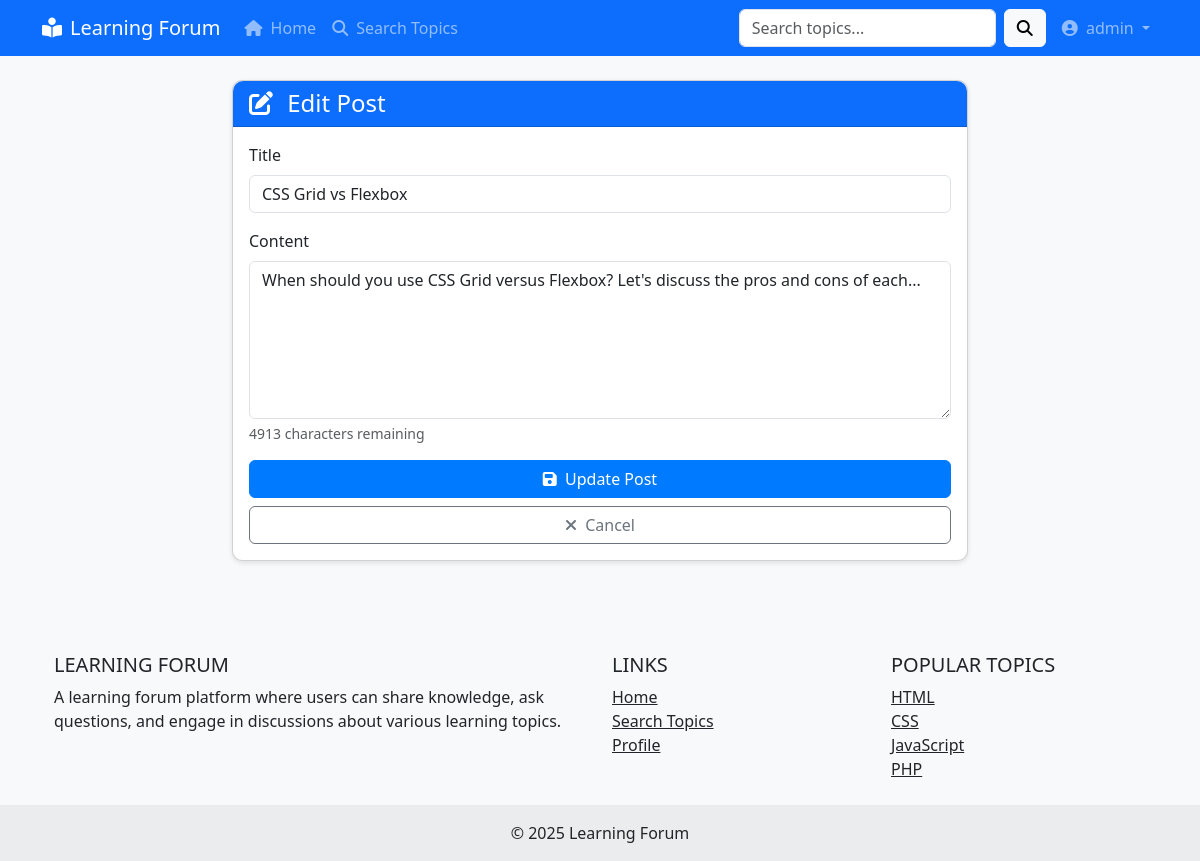
Page /pages/edit_post.php?id=2 (signed in) on the committed database.
### tables this page shows
CREATE TABLE IF NOT EXISTS posts (
    post_id INT AUTO_INCREMENT PRIMARY KEY,
    user_id INT,
    topic_id INT,
    title VARCHAR(255) NOT NULL,
    content TEXT,
    media_url VARCHAR(255),
    media_type ENUM('image', 'video', 'none') DEFAULT 'none',
    upvotes INT DEFAULT 0,
    downvotes INT DEFAULT 0,
    created_at TIMESTAMP DEFAULT CURRENT_TIMESTAMP,
    updated_at TIMESTAMP DEFAULT CURRENT_TIMESTAMP ON UPDATE CURRENT_TIMESTAMP,
    FOREIGN KEY (user_id) REFERENCES users(user_id) ON DELETE SET NULL,
    FOREIGN KEY (topic_id) REFERENCES topic_spaces(topic_id) ON DELETE CASCADE
);

### config/database.php (called while the page is built, shortened)
<?php
function getDbConnection() {
    $conn = new mysqli(DB_HOST, DB_USER, DB_PASS, DB_NAME);
    return $conn;
}
function executePreparedStatement($sql, $types, $params) {
    $conn = getDbConnection();
    $stmt = $conn->prepare($sql);
    if (!empty($params)) {
        $stmt->bind_param($types, ...$params);
    }
    $stmt->execute();
    $result = $stmt->get_result();
    return $result;
}

### includes/post.php (called while the page is built, shortened)
<?php
function getPostById($postId) {
    $sql = "SELECT p.*, u.username, u.profile_image, t.topic_name,
            (SELECT COUNT(*) FROM comments WHERE post_id = p.post_id) as comments_count
            FROM posts p
            JOIN users u ON p.user_id = u.user_id
            JOIN topic_spaces t ON p.topic_id = t.topic_id
            WHERE p.post_id = ?";
    $result = executePreparedStatement($sql, "i", [$postId]);
    if ($result->num_rows === 1) {
        return $result->fetch_assoc();
    } else {
        return null;
    }
}

### pages/edit_post.php (the view, shortened to what this page needs)
<?php
require_once $_SERVER['DOCUMENT_ROOT'] . '/forum/includes/post.php';
$postId = (int)$_GET['id'];
$post = getPostById($postId);
include $_SERVER['DOCUMENT_ROOT'] . '/forum/includes/header.php';
?>
<div class="row">
    <div class="col-lg-8 mx-auto">
        <div class="card">
            <div class="card-header bg-primary text-white">
                <h4 class="mb-0"><i class="fas fa-edit me-2"></i> Edit Post</h4>
            </div>
            <div class="card-body">
                <form action="<?php echo SITE_URL; ?>/pages/edit_post.php?id=<?php echo $postId; ?>" method="POST">
                    <div class="mb-3">
                        <label for="title" class="form-label">Title</label>
                        <input type="text" class="form-control" id="title" name="title" required maxlength="255" value="<?php echo $post['title']; ?>">
                    </div>
                    <div class="mb-3">
                        <label for="content" class="form-label">Content</label>
                        <textarea class="form-control" id="post-content" name="content" rows="6" required maxlength="5000"><?php echo $post['content']; ?></textarea>
                        <div class="form-text" id="char-count"><?php echo 5000 - strlen($post['content']); ?> characters remaining</div>
                    </div>
                    <div class="d-grid gap-2">
                        <button type="submit" class="btn btn-primary">
                            <i class="fas fa-save me-1"></i> Update Post
                        </button>
                        <a href="<?php echo SITE_URL; ?>/pages/post.php?id=<?php echo $postId; ?>" class="btn btn-outline-secondary">
                            <i class="fas fa-times me-1"></i> Cancel
                        </a>
                    </div>
                </form>
            </div>
        </div>
    </div>
</div>
<?php
include $_SERVER['DOCUMENT_ROOT'] . '/forum/includes/footer.php';
?>

### assets/css/style.css (style rules this page uses)
body { background-color: #f8f9fa; min-height: 100vh; display: flex; flex-direction: column; }
.card { border-radius: 10px; box-shadow: 0 2px 5px rgba(0, 0, 0, 0.1); margin-bottom: 20px; transition: transform 0.3s ease; }
.card-header { border-top-left-radius: 10px !important; border-top-right-radius: 10px !important; }
.btn-primary { background-color: #007bff; border-color: #007bff; }

### rows in the picture
posts: title "CSS Grid vs Flexbox", content "When should you use CSS Grid versus Flexbox? Let's discuss the pros and cons of each...", 5000-strlen($post['content']) "4913"

### other values in the picture
SITE_NAME "Learning Forum"
$_SESSION['username'] "admin"
SITE_NAME "LEARNING FORUM"
